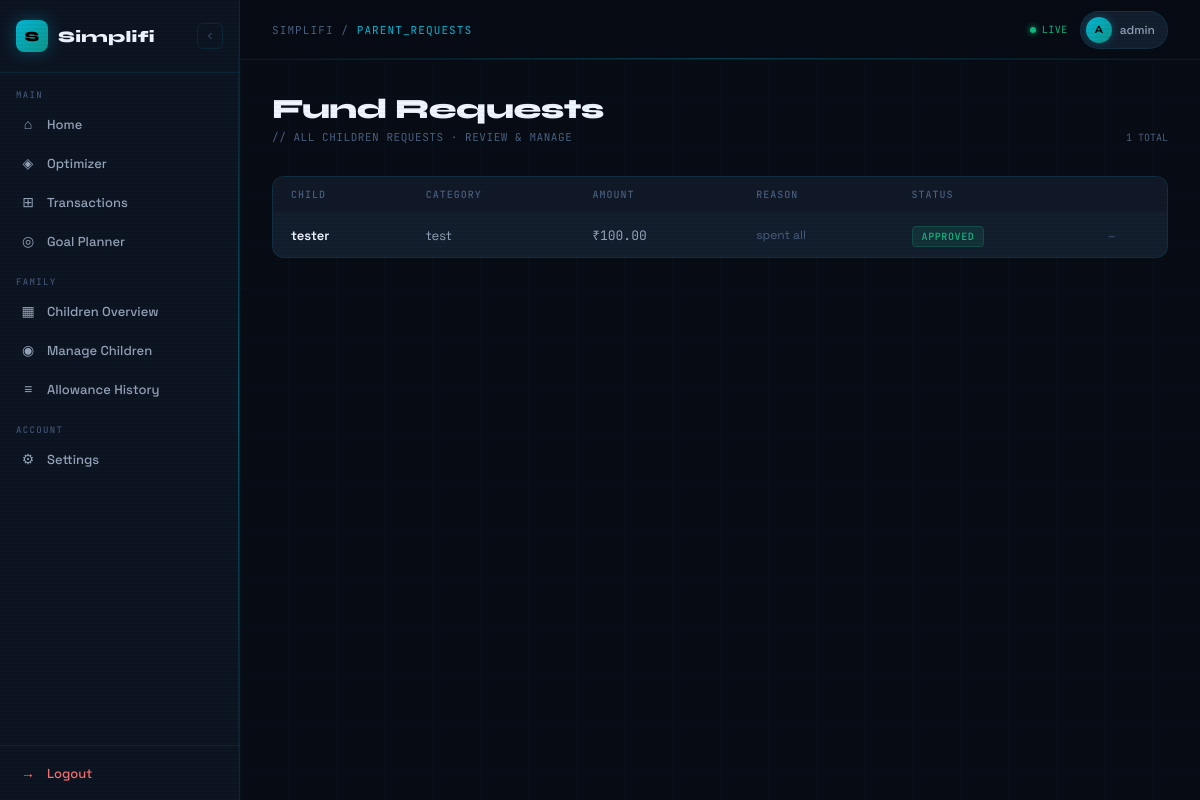
The app's page /children/requests/ (signed in) with its own data.
### accounts/models.py (models this page shows, shortened)
class User(AbstractUser):
    ROLE_CHOICES = (
        ("parent", "Parent"),
        ("child", "Child"),
    )
    role = models.CharField(
        max_length=20,
        choices=ROLE_CHOICES,
        default="parent"
    )
    phone = models.CharField(max_length=15, blank=True)
    income_range = models.CharField(
        max_length=50,
        choices=[
            ('<5L', 'Below 5L'),
            ('5-10L', '5–10L'),
            ('10-25L', '10–25L'),
            ('25L+', '25L+'),
        ],
        blank=True
    )

### children/models.py (models this page shows, shortened)
class FundRequest(models.Model):
    STATUS_CHOICES = [
        ("pending", "Pending"),
        ("approved", "Approved"),
        ("rejected", "Rejected"),
    ]
    child = models.ForeignKey(
        ChildProfile,
        on_delete=models.CASCADE,
        related_name="fund_requests"
    )
    category = models.ForeignKey(
        ExpenseCategory,
        on_delete=models.CASCADE
    )
    amount = models.DecimalField(
        max_digits=10,
        decimal_places=2
    )
    reason = models.TextField()
    parent_note = models.TextField(
        blank=True,
        null=True
    )
    status = models.CharField(
        max_length=20,
        choices=STATUS_CHOICES,
        default="pending"
    )
    created_at = models.DateTimeField(auto_now_add=True)
    reviewed_at = models.DateTimeField(
        null=True,
        blank=True
    )

class ChildProfile(models.Model):
    parent = models.ForeignKey(
        User,
        on_delete=models.CASCADE,
        related_name="children"
    )
    child_user = models.OneToOneField(
        User,
        on_delete=models.CASCADE,
        related_name="child_profile"
    )
    age = models.IntegerField(null=True, blank=True)
    created_at = models.DateTimeField(auto_now_add=True)
    is_active = models.BooleanField(default=True)

class ExpenseCategory(models.Model):
    child = models.ForeignKey(
        ChildProfile,
        on_delete=models.CASCADE,
        related_name="categories"
    )
    name = models.CharField(max_length=200)
    allocated_amount = models.DecimalField(
        max_digits=10,
        decimal_places=2
    )
    created_at = models.DateTimeField(auto_now_add=True)
    class Meta:
        unique_together = ("child", "name")

### children/views.py (the view)
@login_required
def parent_requests(request):
    if request.user.role != "parent":
        return redirect("dashboard_home")
    requests = FundRequest.objects.filter(
        child__parent=request.user
    ).select_related("child", "category")
    return render(
        request,
        "children/parent_requests.html",
        {
            "requests": requests
        }
    )

### children/templates/children/parent_requests.html (shortened to what this page needs)
{% extends "accounts/dashboard.html" %}
{% block content %}
<div class="page-header">
  <div>
    <div class="page-title">Fund Requests</div>
    <div class="page-subtitle">// ALL CHILDREN REQUESTS · REVIEW &amp; MANAGE</div>
  </div>
  <div style="font-family:'JetBrains Mono',monospace;font-size:10px;color:var(--ink-3);">
    {{ requests|length }} TOTAL
  </div>
</div>
<div class="table-wrap" style="animation: cardIn 0.5s cubic-bezier(0.16,1,0.3,1) 0.05s both;">
  <table>
    <thead>
      <tr>
        <th>Child</th>
        <th>Category</th>
        <th>Amount</th>
        <th>Reason</th>
        <th>Status</th>
        <th></th>
      </tr>
    </thead>
    <tbody>
      {% for r in requests %}
      <tr>
        <td style="color:var(--ink);font-weight:600;">{{ r.child.child_user.username }}</td>
        <td>{{ r.category.name }}</td>
        <td class="mono">₹{{ r.amount }}</td>
        <td style="color:var(--ink-3);font-size:12px;max-width:220px;">{{ r.reason }}</td>
        <td>
          {% if r.status == "approved" %}
            <span class="status-badge sb-approved">Approved</span>
          {% elif r.status == "rejected" %}
            <span class="status-badge sb-rejected">Rejected</span>
          {% else %}
            <span class="status-badge sb-pending">Pending</span>
          {% endif %}
        </td>
        <td>
          {% if r.status == "pending" %}
            <a href="{% url 'review_request' r.id %}" class="review-link">Review</a>
          {% else %}
            <span style="font-family:'JetBrains Mono',monospace;font-size:10px;color:var(--ink-3);">—</span>
          {% endif %}
        </td>
      </tr>
      {% empty %}
      <tr class="empty-row"><td colspan="6">// No requests yet</td></tr>
      {% endfor %}
    </tbody>
  </table>
</div>
{% endblock %}

### accounts/templates/accounts/dashboard.html (shortened to what this page needs)
{% load static %}
<!DOCTYPE html>
<html lang="en">
<head>
</head>
<body>
<div class="shell">
  <aside class="sidebar" id="sidebar">
    <div class="sidebar-logo">
      <div class="logo-mark" onclick="toggleSidebar()">S</div>
      <span class="logo-text">Simplifi</span>
      <button class="toggle-btn" onclick="toggleSidebar()" title="Collapse">
        <svg width="12" height="12" fill="none" stroke="currentColor" stroke-width="2" viewBox="0 0 24 24">
          <path d="M15 18l-6-6 6-6"/>
        </svg>
      </button>
    </div>
    <nav>
      {% if request.user.role == "parent" %}
        <div class="nav-section-label">Main</div>
        <a href="{% url 'dashboard_home' %}" class="nav-link {% if request.resolver_match.url_name == 'dashboard_home' %}active{% endif %}">
          <span class="nav-icon">⌂</span>
          <span class="nav-label">Home</span>
        </a>
        <a href="{% url 'finance_overview' %}" class="nav-link {% if request.resolver_match.url_name == 'finance_overview' %}active{% endif %}">
          <span class="nav-icon">◈</span>
          <span class="nav-label">Optimizer</span>
        </a>
        <a href="{% url 'transactions' %}" class="nav-link {% if request.resolver_match.url_name == 'transactions' %}active{% endif %}">
          <span class="nav-icon">⊞</span>
          <span class="nav-label">Transactions</span>
        </a>
        <a href="{% url 'goal_dashboard' %}" class="nav-link {% if request.resolver_match.url_name == 'goal_dashboard' %}active{% endif %}">
          <span class="nav-icon">◎</span>
          <span class="nav-label">Goal Planner</span>
        </a>
        <div class="nav-section-label" style="margin-top:8px;">Family</div>
        <a href="{% url 'parent_children_dashboard' %}" class="nav-link">
          <span class="nav-icon">▦</span>
          <span class="nav-label">Children Overview</span>
        </a>
        <a href="{% url 'children_list' %}" class="nav-link {% if request.resolver_match.url_name == 'children_list' %}active{% endif %}">
          <span class="nav-icon">◉</span>
          <span class="nav-label">Manage Children</span>
        </a>
        <a href="{% url 'allowance_history' %}" class="nav-link">
          <span class="nav-icon">≡</span>
          <span class="nav-label">Allowance History</span>
        </a>
        <div class="nav-section-label" style="margin-top:8px;">Account</div>
        <a href="{% url 'settings_page' %}" class="nav-link {% if request.resolver_match.url_name == 'settings_page' %}active{% endif %}">
          <span class="nav-icon">⚙</span>
          <span class="nav-label">Settings</span>
        </a>
      {% endif %}
    </nav>
    <div class="sidebar-footer">
      <a href="{% url 'logout' %}" class="logout-link">
        <span class="nav-icon">→</span>
        <span class="logout-label">Logout</span>
      </a>
    </div>
  </aside>
  <div class="main" id="main">
    <div class="topbar">
      <div class="topbar-left">
        <div class="topbar-title">
          SIMPLIFI / <span>{{ request.resolver_match.url_name|upper|default:"DASHBOARD" }}</span>
        </div>
      </div>
      <div class="topbar-right">
        <div class="live-dot">
          <div class="live-pulse"></div>
          LIVE
        </div>
        <div class="user-chip">
          <div class="user-avatar">{{ request.user.username|first|upper }}</div>
          {{ request.user.username }}
        </div>
      </div>
    </div>
    <div class="content-area">
      {% block content %}{% endblock %}
    </div>
  </div>
</div>
</body>
</html>

### children/templates/children/parent_requests.html (style rules this page uses)
.status-badge { font-family: 'JetBrains Mono', monospace; font-size: 10px; font-weight: 500; padding: 3px 9px; border-radius: 4px; letter-spacing: 0.06em; text-transform: uppercase; }
.sb-approved { background: rgba(16,185,129,0.12); color: var(--green); border: 1px solid rgba(16,185,129,0.2); }

### records on screen
User: user.username|first "A", user.username "admin"
FundRequest: child.child_user.username "tester", category.name "test", amount "100.00", reason "spent all", status "APPROVED"

### other values on screen
{{ request.resolver_match.url_name|upper|default:"DASHBOARD" }} "PARENT_REQUESTS"
{{ requests|length }} "1"
